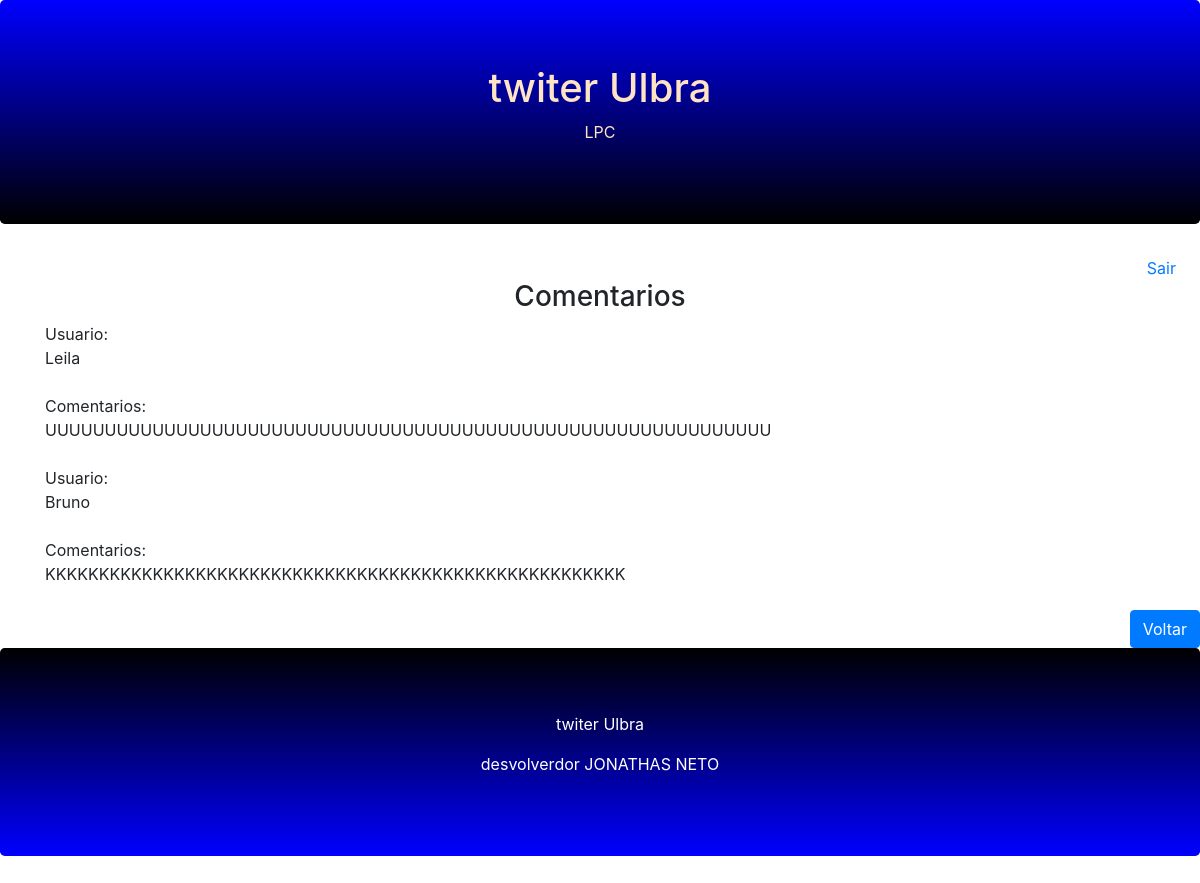
The app's page /index/todos/ (signed in) with its own data.
### rede_social/models.py (models this page shows, shortened)
class Publicao(models.Model):
    pessoa = models.ForeignKey(User, on_delete=models.DO_NOTHING,null=True, blank=True)
    conteudo = models.TextField('Conteúdo',max_length = 200)
    data = models.DateTimeField(auto_now_add=True)
    comentarios = models.ManyToManyField(Comentario,verbose_name="lista_comentarios",null=True, blank=True)
    ativo = models.BooleanField(default=True)

### rede_social/views.py (the view)
# urls.py: path('index/todos/', views.todos, name='todos'),
@login_required(login_url='/login/')
def todos(request):
    todos = reversed(Publicao.objects.filter(ativo=True))
    return render(request,'todos.html',{'todos':todos})

### rede_social/templates/todos.html
{% extends "model-page.html" %}
{% block content %}
<div class="text-center mr-8 ">
    <h3>Comentarios</h3>
</div>
    <div class="container">
        <div class="row">
            <div class="col-sm-4">
                <div class="">
                    {% for t in todos %}
                        <div>
                            <label for="">Usuario:
                                <p>{{ t.pessoa }}</p>
                            </label>
                        </div>
                        <div>
                            <label for=""> Comentarios:
                                <p class="text-center">{{ t.conteudo }}</p>
                            </label>
                        </div>
                    {% endfor %}
                </div>
            </div>
        </div>
    </div>
    <div>
    <div class="text-right mr-20">
        <a href="/">
            <button type="button" class="btn btn-primary">Voltar</button>
        </a>
    </div>
</div>
{% endblock%}

### records on screen
Publicao: pessoa "Leila", conteudo "UUUUUUUUUUUUUUUUUUUUUUUUUUUUUUUUUUUUUUUUUUUUUUUUUUUUUUUUUUUUU"
Publicao: pessoa "Bruno", conteudo "KKKKKKKKKKKKKKKKKKKKKKKKKKKKKKKKKKKKKKKKKKKKKKKKKKKKKK"
